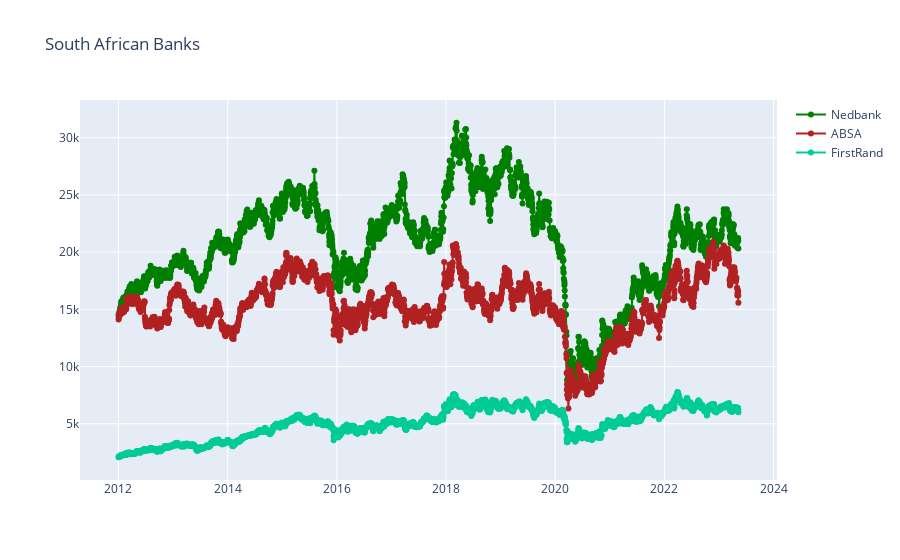

Notebook source saved alongside this figure:
### Code cell
fig = go.Figure()
fig.add_trace(go.Scatter(x=merged.index, y=merged['NED'], mode='lines+markers', name='Nedbank', line=dict(color='green')))
fig.add_trace(go.Scatter(x=merged.index, y=merged['ABSA'], mode='lines+markers', name='ABSA', line=dict(color='firebrick')))
fig.add_trace(go.Scatter(x=merged.index, y=merged['FSR'], mode='lines+markers', name='FirstRand'))
fig.update_layout(title='South African Banks')

### Figure 1 — Plotly figure (JSON) as saved in the notebook; plotly's stock layout.template omitted (floating-point values rounded to 4 significant figures; data arrays with more than 128 entries replaced by an {"elided": "..."} marker saying what was removed)
{"data": [{"line": {"color": "green"}, "mode": "lines+markers", "name": "Nedbank", "type": "scatter", "x": {"elided": "2900 str values"}, "y": {"elided": "2900 int values"}}, {"line": {"color": "firebrick"}, "mode": "lines+markers", "name": "ABSA", "type": "scatter", "x": {"elided": "2900 str values"}, "y": {"elided": "2900 int values"}}, {"mode": "lines+markers", "name": "FirstRand", "type": "scatter", "x": {"elided": "2900 str values"}, "y": {"elided": "2900 int values"}}], "layout": {"title": {"text": "South African Banks"}}}
